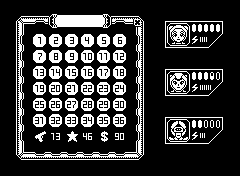

This game map was drawn from its Tiled (.tmx) file and the tilesets committed beside it. A one-line description and the full map source follow:
An orthogonal 15x11 tile map with 16x16 px tiles, 4 tile layers (Borders, Elements, Numbers, In_game_GUI), 4 tilesets.

<map version="1.9" tiledversion="1.9.2" orientation="orthogonal" renderorder="right-down" width="15" height="11" tilewidth="16" tileheight="16" infinite="0" nextlayerid="5" nextobjectid="1">
 <tileset firstgid="1" name="GUI_Elements" tilewidth="16" tileheight="16" tilecount="60" columns="6">
  <image source="../GUI/GUI_Elements.png" width="96" height="160" />
 </tileset>
 <tileset firstgid="80" name="Tileset_GUI" tilewidth="16" tileheight="16" tilecount="253" columns="11">
  <image source="../GUI/Tileset_GUI.png" width="176" height="368" />
 </tileset>
 <tileset firstgid="333" name="Numbers" tilewidth="16" tileheight="16" tilecount="200" columns="20">
  <image source="../GUI/Numbers.png" width="320" height="160" />
 </tileset>
 <tileset firstgid="533" name="Icons" tilewidth="16" tileheight="16" tilecount="72" columns="6">
  <image source="../GUI/Icons.png" width="96" height="192" />
 </tileset>
 <layer id="2" name="Borders" width="15" height="11">
  <data encoding="csv">
0,0,0,0,0,0,0,0,0,0,0,0,0,0,0,
0,122,142,142,142,142,142,142,156,0,0,0,0,0,0,
0,132,125,125,125,125,125,125,130,0,0,0,0,0,0,
0,132,125,125,125,125,125,125,130,0,0,0,0,0,0,
0,132,125,125,125,125,125,125,130,0,0,0,0,0,0,
0,132,125,125,125,125,125,125,130,0,0,0,0,0,0,
0,132,125,125,125,125,125,125,130,0,0,0,0,0,0,
0,132,125,125,125,125,125,125,130,0,0,0,0,0,0,
0,132,125,125,125,125,125,125,130,0,0,0,0,0,0,
0,133,120,120,120,120,120,120,134,0,0,0,0,0,0,
0,0,0,0,0,0,0,0,0,0,0,0,0,0,0
</data>
 </layer>
 <layer id="1" name="Elements" width="15" height="11">
  <data encoding="csv">
0,0,0,251,252,252,253,0,0,0,0,0,0,0,0,
0,0,0,262,263,263,264,0,0,0,0,0,0,0,0,
0,0,58,58,58,58,58,58,0,0,0,0,0,0,0,
0,0,58,58,58,58,58,58,0,0,0,0,0,0,0,
0,0,58,58,58,58,58,58,0,0,0,0,0,0,0,
0,0,58,58,58,58,58,58,0,0,0,0,0,0,0,
0,0,58,58,58,58,58,58,0,0,0,0,0,0,0,
0,0,58,58,58,58,58,58,0,0,0,0,0,0,0,
0,0,534,0,540,0,551,0,0,0,0,0,0,0,0,
0,0,0,0,0,0,0,0,0,0,0,0,0,0,0,
0,0,0,0,0,0,0,0,0,0,0,0,0,0,0
</data>
 </layer>
 <layer id="4" name="Numbers" width="15" height="11">
  <data encoding="csv">
0,0,0,0,0,0,0,0,0,0,0,0,0,0,0,
0,0,0,0,0,0,0,0,0,0,0,0,0,0,0,
0,0,343,344,345,346,347,348,0,0,0,0,0,0,0,
0,0,349,350,351,363,364,365,0,0,0,0,0,0,0,
0,0,366,367,368,369,370,371,0,0,0,0,0,0,0,
0,0,372,383,384,385,386,387,0,0,0,0,0,0,0,
0,0,388,389,390,391,392,403,0,0,0,0,0,0,0,
0,0,404,405,406,407,408,409,0,0,0,0,0,0,0,
0,0,0,356,0,419,0,513,0,0,0,0,0,0,0,
0,0,0,0,0,0,0,0,0,0,0,0,0,0,0,
0,0,0,0,0,0,0,0,0,0,0,0,0,0,0
</data>
 </layer>
 <layer id="3" name="In_game_GUI" width="15" height="11">
  <data encoding="csv">
0,0,0,0,0,0,0,0,0,0,0,0,0,0,0,
0,0,0,0,0,0,0,0,0,0,21,22,1,2,0,
0,0,0,0,0,0,0,0,0,0,27,28,35,36,0,
0,0,0,0,0,0,0,0,0,0,15,16,17,18,0,
0,0,0,0,0,0,0,0,0,0,33,34,19,20,0,
0,0,0,0,0,0,0,0,0,0,39,40,23,24,0,
0,0,0,0,0,0,0,0,0,0,15,16,17,18,0,
0,0,0,0,0,0,0,0,0,0,45,46,37,38,0,
0,0,0,0,0,0,0,0,0,0,51,52,41,42,0,
0,0,0,0,0,0,0,0,0,0,15,16,17,18,0,
0,0,0,0,0,0,0,0,0,0,0,0,0,0,0
</data>
 </layer>
</map>
